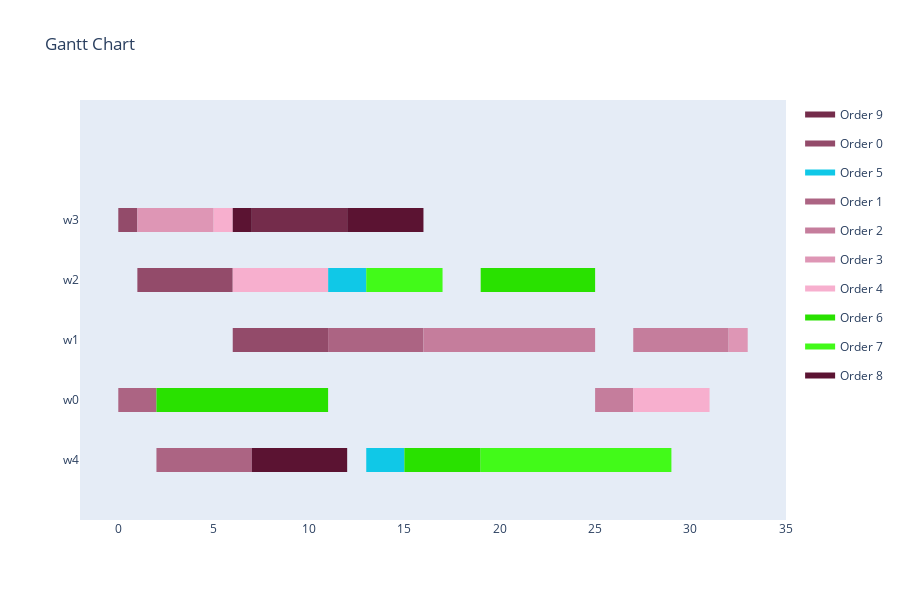

Write notebook code for a chart like this one.
### Markdown cell above
<h4>Visualize Schedule</h4>

### Code cell
visualize_schedule_demo(schedule, env, orders)

### Figure 1 — Plotly figure (JSON) as saved in the notebook; plotly's stock layout.template omitted (floating-point values rounded to 4 significant figures)
{"data": [{"fill": "toself", "fillcolor": "rgb(116, 44, 75)", "hoverinfo": "name", "legendgroup": "rgb(116, 44, 75)", "mode": "none", "name": "Order 9", "type": "scatter", "x": [7, 11, 11, 7, 7, 11, 12, 12, 11], "y": [3.8, 3.8, 4.2, 4.2, null, 3.8, 3.8, 4.2, 4.2]}, {"fill": "toself", "fillcolor": "rgb(147, 75, 106)", "hoverinfo": "name", "legendgroup": "rgb(147, 75, 106)", "mode": "none", "name": "Order 0", "type": "scatter", "x": [0, 1, 1, 0, 0, 1, 6, 6, 1, 1, 6, 11, 11, 6], "y": [3.8, 3.8, 4.2, 4.2, null, 2.8, 2.8, 3.2, 3.2, null, 1.8, 1.8, 2.2, 2.2]}, {"fill": "toself", "fillcolor": "rgb(16, 200, 231)", "hoverinfo": "name", "legendgroup": "rgb(16, 200, 231)", "mode": "none", "name": "Order 5", "type": "scatter", "x": [11, 13, 13, 11, 11, 13, 15, 15, 13], "y": [2.8, 2.8, 3.2, 3.2, null, -0.2, -0.2, 0.2, 0.2]}, {"fill": "toself", "fillcolor": "rgb(172, 100, 131)", "hoverinfo": "name", "legendgroup": "rgb(172, 100, 131)", "mode": "none", "name": "Order 1", "type": "scatter", "x": [11, 16, 16, 11, 11, 0, 2, 2, 0, 0, 2, 7, 7, 2], "y": [1.8, 1.8, 2.2, 2.2, null, 0.8, 0.8, 1.2, 1.2, null, -0.2, -0.2, 0.2, 0.2]}, {"fill": "toself", "fillcolor": "rgb(197, 125, 156)", "hoverinfo": "name", "legendgroup": "rgb(197, 125, 156)", "mode": "none", "name": "Order 2", "type": "scatter", "x": [16, 24, 24, 16, 16, 24, 25, 25, 24, 24, 27, 32, 32, 27, 27, 25, 27, 27, 25], "y": [1.8, 1.8, 2.2, 2.2, null, 1.8, 1.8, 2.2, 2.2, null, 1.8, 1.8, 2.2, 2.2, null, 0.8, 0.8, 1.2, 1.2]}, {"fill": "toself", "fillcolor": "rgb(222, 150, 181)", "hoverinfo": "name", "legendgroup": "rgb(222, 150, 181)", "mode": "none", "name": "Order 3", "type": "scatter", "x": [1, 5, 5, 1, 1, 32, 33, 33, 32], "y": [3.8, 3.8, 4.2, 4.2, null, 1.8, 1.8, 2.2, 2.2]}, {"fill": "toself", "fillcolor": "rgb(247, 175, 206)", "hoverinfo": "name", "legendgroup": "rgb(247, 175, 206)", "mode": "none", "name": "Order 4", "type": "scatter", "x": [5, 6, 6, 5, 5, 6, 11, 11, 6, 6, 27, 31, 31, 27], "y": [3.8, 3.8, 4.2, 4.2, null, 2.8, 2.8, 3.2, 3.2, null, 0.8, 0.8, 1.2, 1.2]}, {"fill": "toself", "fillcolor": "rgb(41, 225, 0)", "hoverinfo": "name", "legendgroup": "rgb(41, 225, 0)", "mode": "none", "name": "Order 6", "type": "scatter", "x": [19, 23, 23, 19, 19, 23, 25, 25, 23, 23, 2, 11, 11, 2, 2, 15, 19, 19, 15], "y": [2.8, 2.8, 3.2, 3.2, null, 2.8, 2.8, 3.2, 3.2, null, 0.8, 0.8, 1.2, 1.2, null, -0.2, -0.2, 0.2, 0.2]}, {"fill": "toself", "fillcolor": "rgb(66, 250, 25)", "hoverinfo": "name", "legendgroup": "rgb(66, 250, 25)", "mode": "none", "name": "Order 7", "type": "scatter", "x": [13, 17, 17, 13, 13, 19, 24, 24, 19, 19, 24, 29, 29, 24], "y": [2.8, 2.8, 3.2, 3.2, null, -0.2, -0.2, 0.2, 0.2, null, -0.2, -0.2, 0.2, 0.2]}, {"fill": "toself", "fillcolor": "rgb(91, 19, 50)", "hoverinfo": "name", "legendgroup": "rgb(91, 19, 50)", "mode": "none", "name": "Order 8", "type": "scatter", "x": [6, 7, 7, 6, 6, 12, 16, 16, 12, 12, 7, 12, 12, 7], "y": [3.8, 3.8, 4.2, 4.2, null, 3.8, 3.8, 4.2, 4.2, null, -0.2, -0.2, 0.2, 0.2]}, {"legendgroup": "rgb(116, 44, 75)", "marker": {"color": "rgb(116, 44, 75)", "opacity": 0, "size": 1}, "mode": "markers", "name": "", "showlegend": false, "text": [null, null, null, null], "type": "scatter", "x": [7, 11, 11, 12], "y": [4, 4, 4, 4]}, {"legendgroup": "rgb(147, 75, 106)", "marker": {"color": "rgb(147, 75, 106)", "opacity": 0, "size": 1}, "mode": "markers", "name": "", "showlegend": false, "text": [null, null, null, null, null, null], "type": "scatter", "x": [0, 1, 1, 6, 6, 11], "y": [4, 4, 3, 3, 2, 2]}, {"legendgroup": "rgb(16, 200, 231)", "marker": {"color": "rgb(16, 200, 231)", "opacity": 0, "size": 1}, "mode": "markers", "name": "", "showlegend": false, "text": [null, null, null, null], "type": "scatter", "x": [11, 13, 13, 15], "y": [3, 3, 0, 0]}, {"legendgroup": "rgb(172, 100, 131)", "marker": {"color": "rgb(172, 100, 131)", "opacity": 0, "size": 1}, "mode": "markers", "name": "", "showlegend": false, "text": [null, null, null, null, null, null], "type": "scatter", "x": [11, 16, 0, 2, 2, 7], "y": [2, 2, 1, 1, 0, 0]}, {"legendgroup": "rgb(197, 125, 156)", "marker": {"color": "rgb(197, 125, 156)", "opacity": 0, "size": 1}, "mode": "markers", "name": "", "showlegend": false, "text": [null, null, null, null, null, null, null, null], "type": "scatter", "x": [16, 24, 24, 25, 27, 32, 25, 27], "y": [2, 2, 2, 2, 2, 2, 1, 1]}, {"legendgroup": "rgb(222, 150, 181)", "marker": {"color": "rgb(222, 150, 181)", "opacity": 0, "size": 1}, "mode": "markers", "name": "", "showlegend": false, "text": [null, null, null, null], "type": "scatter", "x": [1, 5, 32, 33], "y": [4, 4, 2, 2]}, {"legendgroup": "rgb(247, 175, 206)", "marker": {"color": "rgb(247, 175, 206)", "opacity": 0, "size": 1}, "mode": "markers", "name": "", "showlegend": false, "text": [null, null, null, null, null, null], "type": "scatter", "x": [5, 6, 6, 11, 27, 31], "y": [4, 4, 3, 3, 1, 1]}, {"legendgroup": "rgb(41, 225, 0)", "marker": {"color": "rgb(41, 225, 0)", "opacity": 0, "size": 1}, "mode": "markers", "name": "", "showlegend": false, "text": [null, null, null, null, null, null, null, null], "type": "scatter", "x": [19, 23, 23, 25, 2, 11, 15, 19], "y": [3, 3, 3, 3, 1, 1, 0, 0]}, {"legendgroup": "rgb(66, 250, 25)", "marker": {"color": "rgb(66, 250, 25)", "opacity": 0, "size": 1}, "mode": "markers", "name": "", "showlegend": false, "text": [null, null, null, null, null, null], "type": "scatter", "x": [13, 17, 19, 24, 24, 29], "y": [3, 3, 0, 0, 0, 0]}, {"legendgroup": "rgb(91, 19, 50)", "marker": {"color": "rgb(91, 19, 50)", "opacity": 0, "size": 1}, "mode": "markers", "name": "", "showlegend": false, "text": [null, null, null, null, null, null], "type": "scatter", "x": [6, 7, 12, 16, 7, 12], "y": [4, 4, 4, 4, 0, 0]}], "layout": {"height": 600, "hovermode": "closest", "showlegend": true, "title": {"text": "Gantt Chart"}, "xaxis": {"rangeselector": {"buttons": [{"count": 7, "label": "1w", "step": "day", "stepmode": "backward"}, {"count": 1, "label": "1m", "step": "month", "stepmode": "backward"}, {"count": 6, "label": "6m", "step": "month", "stepmode": "backward"}, {"count": 1, "label": "YTD", "step": "year", "stepmode": "todate"}, {"count": 1, "label": "1y", "step": "year", "stepmode": "backward"}, {"step": "all"}]}, "showgrid": false, "type": "linear", "zeroline": false}, "yaxis": {"autorange": false, "range": [-1, 6], "showgrid": false, "ticktext": ["w4", "w0", "w1", "w2", "w3"], "tickvals": [0, 1, 2, 3, 4], "zeroline": false}}}
